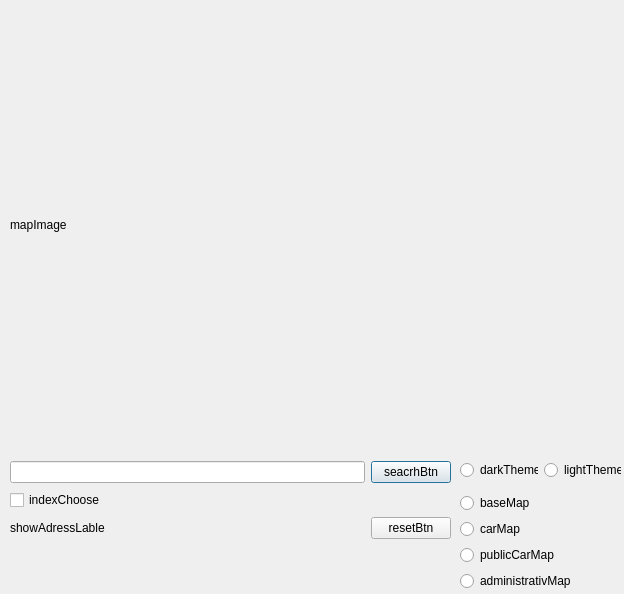
<?xml version="1.0" encoding="UTF-8"?>
<ui version="4.0">
 <class>Dialog</class>
 <widget class="QDialog" name="Dialog">
  <property name="geometry">
   <rect>
    <x>0</x>
    <y>0</y>
    <width>624</width>
    <height>594</height>
   </rect>
  </property>
  <property name="windowTitle">
   <string>Dialog</string>
  </property>
  <widget class="QWidget" name="verticalLayoutWidget_3">
   <property name="geometry">
    <rect>
     <x>460</x>
     <y>460</y>
     <width>161</width>
     <height>131</height>
    </rect>
   </property>
   <layout class="QVBoxLayout" name="verticalLayout_3">
    <item>
     <layout class="QVBoxLayout" name="verticalLayout">
      <item>
       <layout class="QHBoxLayout" name="horizontalLayout">
        <item>
         <widget class="QRadioButton" name="radioButton_3">
          <property name="text">
           <string>darkTheme</string>
          </property>
         </widget>
        </item>
        <item>
         <widget class="QRadioButton" name="radioButton_2">
          <property name="text">
           <string>lightTheme</string>
          </property>
         </widget>
        </item>
       </layout>
      </item>
     </layout>
    </item>
    <item>
     <spacer name="verticalSpacer">
      <property name="orientation">
       <enum>Qt::Vertical</enum>
      </property>
      <property name="sizeHint" stdset="0">
       <size>
        <width>20</width>
        <height>40</height>
       </size>
      </property>
     </spacer>
    </item>
    <item>
     <layout class="QVBoxLayout" name="verticalLayout_2">
      <item>
       <widget class="QRadioButton" name="radioButton">
        <property name="text">
         <string>baseMap</string>
        </property>
       </widget>
      </item>
      <item>
       <widget class="QRadioButton" name="radioButton_6">
        <property name="text">
         <string>carMap</string>
        </property>
       </widget>
      </item>
      <item>
       <widget class="QRadioButton" name="radioButton_4">
        <property name="text">
         <string>publicCarMap</string>
        </property>
       </widget>
      </item>
      <item>
       <widget class="QRadioButton" name="radioButton_5">
        <property name="text">
         <string>administrativMap</string>
        </property>
       </widget>
      </item>
     </layout>
    </item>
   </layout>
  </widget>
  <widget class="QWidget" name="gridLayoutWidget">
   <property name="geometry">
    <rect>
     <x>10</x>
     <y>460</y>
     <width>441</width>
     <height>81</height>
    </rect>
   </property>
   <layout class="QGridLayout" name="gridLayout">
    <item row="0" column="1">
     <widget class="QPushButton" name="pushButton_2">
      <property name="text">
       <string>seacrhBtn</string>
      </property>
     </widget>
    </item>
    <item row="2" column="1">
     <widget class="QPushButton" name="pushButton_3">
      <property name="text">
       <string>resetBtn</string>
      </property>
     </widget>
    </item>
    <item row="2" column="0">
     <widget class="QLabel" name="showAdress">
      <property name="text">
       <string>showAdressLable</string>
      </property>
     </widget>
    </item>
    <item row="0" column="0">
     <widget class="QLineEdit" name="addressInput"/>
    </item>
    <item row="1" column="0">
     <widget class="QCheckBox" name="checkBox">
      <property name="text">
       <string>indexChoose</string>
      </property>
     </widget>
    </item>
   </layout>
  </widget>
  <widget class="QLabel" name="label">
   <property name="geometry">
    <rect>
     <x>10</x>
     <y>0</y>
     <width>600</width>
     <height>450</height>
    </rect>
   </property>
   <property name="text">
    <string>mapImage</string>
   </property>
  </widget>
 </widget>
 <resources/>
 <connections/>
</ui>
